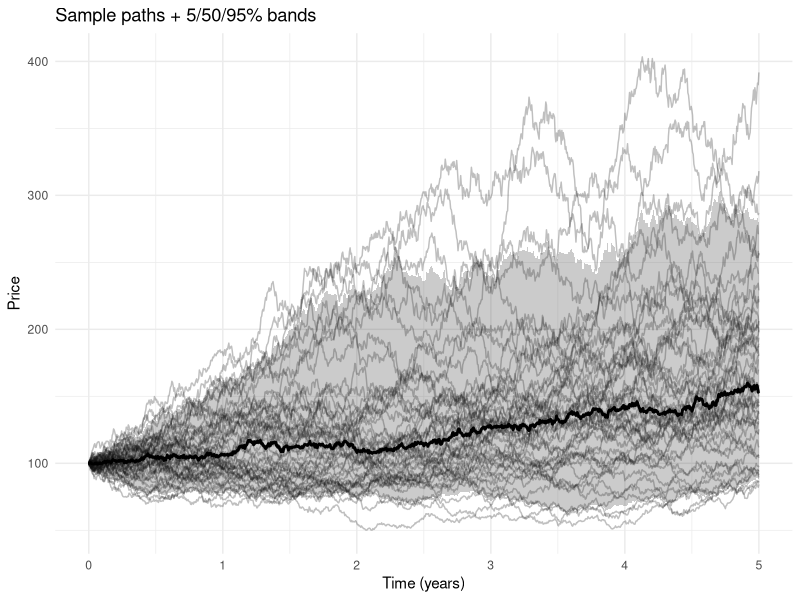

Write the R code that produced this figure.
## ---- chunk 1
knitr::opts_chunk$set(echo = FALSE)
## ---- chunk 2
library(ggplot2)
simulate_gbm <- function() {
	set.seed(12345)
	dt <- 5 / 1000
	t <- seq(0, 5, length.out=1000+1)
	
	Z <- matrix(rnorm(1000 * 50), nrow = 1000, ncol = 50)
	increments <- (0.1 - 0.5 * 0.2^2) * dt + 0.2 * sqrt(dt) * Z
	
	log_paths <- apply(increments, 2, cumsum)   
	log_paths <- rbind(rep(0, 50), log_paths)    
	paths <- 100 * exp(log_paths)             
	
	list(t = t, paths = paths)
}

s <- simulate_gbm()
t <- s$t
paths <- s$paths
k <- ncol(paths)
idx <- seq_len(k)

q <- apply(paths, 1, quantile, probs = c(0.05, 0.5, 0.95))
df_band <- data.frame(
	t = t,
	q05 = q[1,],
	q50 = q[2,],
	q95 = q[3,]
)

df_paths <- data.frame(
	t = rep(t, times = k),
	sim = rep(paste0("sim_", idx), each = length(t)),
	price = as.vector(paths[, idx])
)

ggplot() +
	geom_line(data = df_paths, aes(t, price, group = sim), alpha = 0.25) +
	geom_ribbon(data = df_band, aes(t, ymin = q05, ymax = q95), alpha = 0.25) +
	geom_line(data = df_band, aes(t, q50), linewidth = 1) +
	labs(x = "Time (years)", y = "Price", title = "Sample paths + 5/50/95% bands") +
	theme_minimal()
